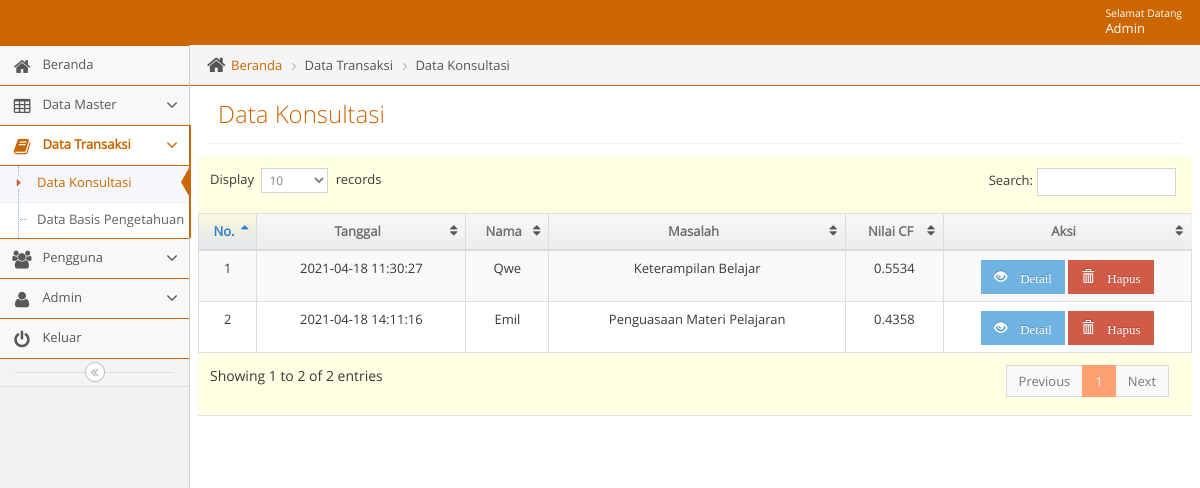
/admin/adminmainapp.php?unit=konsultasi_unit&act=datagrid (signed in), run on an earlier commit of the app's database.
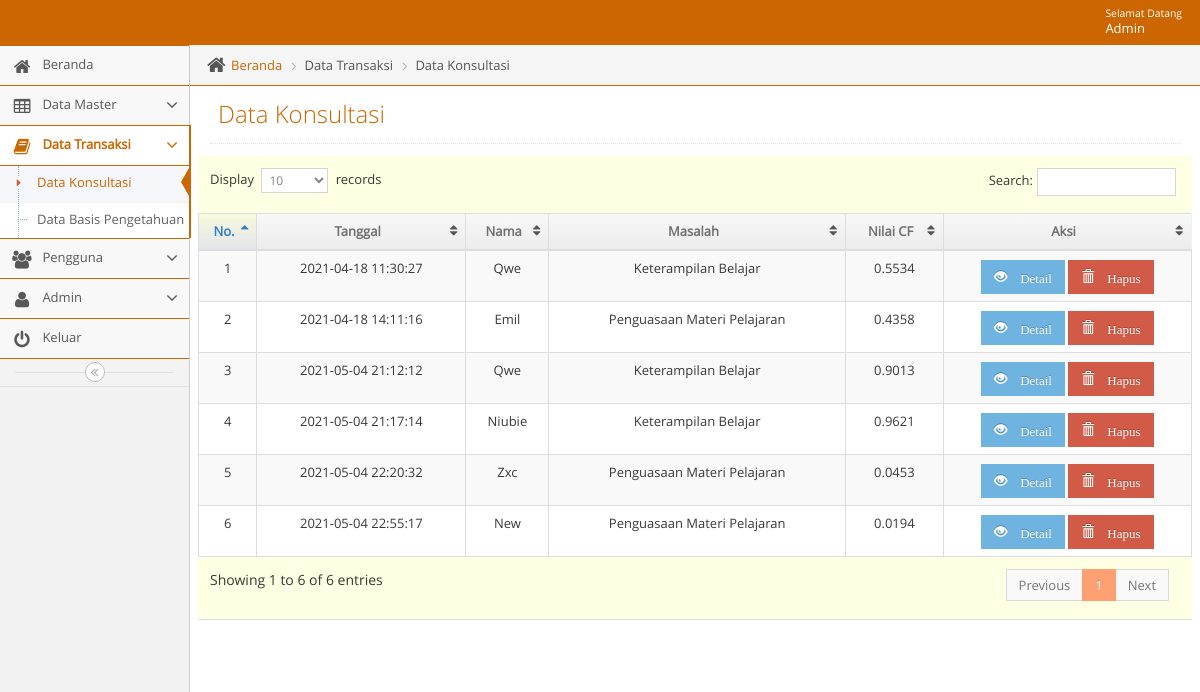
And on a later commit of the database.
### tables this page shows
CREATE TABLE `t_hasil` (
  `kode_hasil` int(11) NOT NULL,
  `bidang_masalah` text NOT NULL,
  `item_masalah` text NOT NULL,
  `nilai_cf` varchar(16) NOT NULL,
  `tanggal` datetime NOT NULL,
  `hasil_id` varchar(11) NOT NULL,
  `kode_siswa` varchar(11) NOT NULL
);

CREATE TABLE `t_siswa` (
  `id_siswa` int(11) NOT NULL,
  `nama_siswa` varchar(100) NOT NULL,
  `jenis_kelamin` enum('Laki-laki','Perempuan') NOT NULL,
  `kelas` varchar(10) NOT NULL,
  `kode_siswa` varchar(11) NOT NULL
);

CREATE TABLE `t_bidang_masalah` (
  `id_bidang_masalah` int(11) NOT NULL,
  `kode_bidang_masalah` varchar(5) NOT NULL,
  `nama_bidang_masalah` varchar(500) NOT NULL,
  `detail_bidang_masalah` varchar(500) NOT NULL,
  `layanan` varchar(500) NOT NULL
);

### admin/unit/konsultasi_unit.php (the view, shortened to what this page needs)
<?php
$act = $_GET['act'];
switch($act){
    case "datagrid":
        ?>
<?php
include("../admin/leftbar.php");
?>
			<div class="main-content">
				<div class="main-content-inner">
					<div class="breadcrumbs ace-save-state" id="breadcrumbs">
						<ul class="breadcrumb">
							<li>
								<i class="ace-icon fa fa-home home-icon"></i>
								<a href="adminmainapp.php?unit=dashboard">Beranda</a>
							</li>
              <li>Data Transaksi</li>
							<li>Data Konsultasi</li>
						</ul>
					</div>
					<div class="page-content">
						<div class="page-header">
							<h1>Data Konsultasi</h1>
						</div>
						<div class="row">
							<div class="col-xs-12">
								<div class="row">
                  <div class="box box-primary">
                    <div class="box-body table-responsive padding">
                      <table id="datatable" class="table table-striped table-bordered table-hover">
                        <thead>
                          <tr>
                            <th style="text-align: center">No.</th>
                            <th style="text-align: center">Tanggal</th>
                            <th style="text-align: center">Nama</th>
                            <th style="text-align: center">Masalah</th>
                            <th style="text-align: center">Nilai CF</th>
                            <th style="text-align: center">Aksi</th>
                          </tr>
                        </thead>
                        <tbody>
                         <?php $no=1;
                          $qdatagrid ="  SELECT
                            t_hasil.kode_hasil, t_hasil.tanggal, t_hasil.nilai_cf, t_hasil.hasil_id,
                            t_bidang_masalah.kode_bidang_masalah, t_bidang_masalah.nama_bidang_masalah,
                            t_siswa.kode_siswa, t_siswa.nama_siswa
                            FROM
                              t_hasil
                            JOIN t_bidang_masalah ON t_hasil.hasil_id = t_bidang_masalah.kode_bidang_masalah
									          JOIN t_siswa ON t_hasil.kode_siswa = t_siswa.kode_siswa";
                            $rdatagrid = mysqli_query($mysqli, $qdatagrid);
                            while($ddatagrid=mysqli_fetch_assoc($rdatagrid)) {
                                echo "
                                <tr>
                                     <td style= text-align:center>$no</td>
                                     <td style= text-align:center>$ddatagrid[tanggal]</td>
                                     <td style= text-align:center>".ucwords("$ddatagrid[nama_siswa]")."</td>
                                     <td style= text-align:center>$ddatagrid[nama_bidang_masalah]</td>
                                     <td style= text-align:center>$ddatagrid[nilai_cf]</td>
                                     <td style=text-align:center>
                                         <a href=?unit=konsultasi_unit&act=update&kode_hasil=$ddatagrid[kode_hasil] class='btn btn-sm btn-info glyphicon glyphicon-eye-open' > Detail</a>
                                         <a href=?unit=konsultasi_unit&act=delete&kode_hasil=$ddatagrid[kode_hasil] class='btn btn-sm btn-danger glyphicon glyphicon-trash' onclick='return confirm(\"Yakin Akan Menghapus Data?\")'> Hapus</a>
                                     </td>
                                </tr>
                                ";
                                $no++;
                             }
                             ?>
                        </tbody>
                      </table>
                    </div>
                  </div>
								</div>
							</div>
						</div>
					</div>
				</div>
			</div>
		<?php
            include("../admin/footer.php");
            ?>
	</body>
</html>
 <?php
        break;
            ?>
  <?php
}

### admin/head.php (shortened to what this page needs)
<?php error_reporting(0);
$page=$_REQUEST['unit'];
$act1=$_REQUEST['act'];
$active='class="active"';
$open='class="active open"';
?>
<!DOCTYPE html>
<html lang="en">
    <head>
        <link rel="stylesheet" href="../css/backend/css/bootstrap.min.css" />
        <link rel="stylesheet" href="../css/backend/font-awesome/4.5.0/css/font-awesome.min.css" />
        <link rel="stylesheet" href="../css/backend/css/ace.min.css" class="ace-main-stylesheet" id="main-ace-style" />
        <link rel="stylesheet" href="../css/backend/css/ace-skins.min.css" />
        <link rel="stylesheet" href="../css/backend/css/ace-rtl.min.css" />
		<link rel='stylesheet prefetch' href='../css/tentang/style.css'>
    </head>

### admin/navbar.php (shortened to what this page needs)
<body class="no-skin">
        <?php
        require_once '../lib/koneksi.php';
        if ($_SESSION['status'] == 'Admin') {
          $qupdate = "SELECT * FROM  t_admin WHERE nama_pengguna = '".$_SESSION['nm_pengguna']."'";
         $rupdate = mysqli_query($mysqli, $qupdate);
         $dupdate = mysqli_fetch_assoc($rupdate);
        }
        else {
          $qupdate = "SELECT * FROM  t_user WHERE nama_pengguna = '".$_SESSION['nm_pengguna']."'";
          $rupdate = mysqli_query($mysqli, $qupdate);
          $dupdate = mysqli_fetch_assoc($rupdate);
        }
        ?>
        <div id="navbar" class="navbar navbar-default ace-save-state">
          <div class="navbar-container ace-save-state" id="navbar-container">
            <div class="navbar-buttons navbar-header pull-right" role="navigation">
              <ul class="nav ace-nav">
                <li class="light-blue dropdown-modal">
                  <a data-toggle="dropdown" href="#" class="dropdown-toggle">
                    <span class="user-info"><small>Selamat Datang</small>  <?php echo ucwords($dupdate['nama']); ?></span>
                  </a>
                </li>
              </ul>
            </div>
        </div>
    </div>

### admin/adminmainapp.php
<?php
   include("../admin/head.php");
?>
<?php
   include("../admin/navbar.php");
?>
<div class="main-container ace-save-state" id="main-container">
<?php
    require_once('content.php');
?>

### admin/content.php (shortened to what this page needs)
<?php
$unit = $_GET['unit'];
if($unit == "produk_unit") {
    require_once 'unit/produk_unit.php';
}
else if($unit == "dashboard") {
    require_once 'unit/dashboard.php';
}
else if($unit == "tentangbidangmasalah_unit") {
    require_once 'unit/tentangbidangmasalah_unit.php';
}
else if($unit == "p_dashboard") {
    require_once 'unit/p_dashboard.php';
}
else if($unit == "p_penyakit_unit") {
    require_once 'unit/p_penyakit_unit.php';
}
else if($unit == "p_cf_unit") {
    require_once 'unit/p_cf_unit.php';
}
else if($unit == "l_penyakit") {
    require_once 'unit/l_penyakit.php';
}
else if($unit == "bidang_masalah_unit") {
    require_once 'unit/bidang_masalah_unit.php';
}
else if($unit == "item_masalah_unit") {
    require_once 'unit/item_masalah_unit.php';
}
else if($unit == "dbp_unit") {
    require_once 'unit/dbp_unit.php';
}
else if($unit == "admin_unit") {
    require_once 'unit/admin_unit.php';
}
else if($unit == "pengguna_unit") {
    require_once 'unit/pengguna_unit.php';
}
else if($unit == "l_gejala") {
    require_once 'unit/l_gejala.php';
}
else if($unit == "l_dbp") {
    require_once 'unit/l_dbp.php';
}
else if($unit == "l_konsultasi_d") {
    require_once 'unit/l_konsultasi_d.php';
}
else if($unit == "konsultasi_unit") {
    require_once 'unit/konsultasi_unit.php';
}

### admin/leftbar.php (shortened to what this page needs)
<div id="sidebar" class="sidebar responsive ace-save-state">
  <ul class="nav nav-list" >
      <?php
                                  if ($_SESSION['status'] == "Admin"){
                                    ?>
    <li <?php if ($page=='dashboard') {echo $active;}?>>
        <a href="adminmainapp.php?unit=dashboard">
        <i class="menu-icon fa fa-home"></i>
        <span class="menu-text"> Beranda </span>
      </a>
    </li>
    <li  <?php if ($page=='bidang_masalah_unit' or $page=='item_masalah_unit' or $page=='tentangbidangmasalah_unit') {echo $open;}?>>
      <a href="#" class="dropdown-toggle">
        <i class="menu-icon fa fa-table"></i>
        <span class="menu-text"> Data Master </span>
        <b class="arrow fa fa-angle-down"></b>
      </a>
    </li>
    <li  <?php if ($page=='dbp_unit' or $page=='konsultasi_unit') {echo $open;}?>>
      <a href="#" class="dropdown-toggle">
        <i class="menu-icon fa fa-book"></i>
        <span class="menu-text"> Data Transaksi </span>
        <b class="arrow fa fa-angle-down"></b>
      </a>
      <ul class="submenu">
          <li <?php if ($page=='konsultasi_unit' && $act1=='datagrid') {echo $active;}?>>
            <a href="adminmainapp.php?unit=konsultasi_unit&act=datagrid"><i class="menu-icon fa fa-caret-right"></i>Data Konsultasi</a>
          </li>
          <li <?php if ($page=='dbp_unit' && $act1=='datagrid') {echo $active;}?>>
            <a href="adminmainapp.php?unit=dbp_unit&act=datagrid"><i class="menu-icon fa fa-caret-right"></i>Data Basis Pengetahuan</a>
          </li>
      </ul>
    </li>
    <li <?php if ($page=='pengguna_unit') {echo $open;}?>>
      <a href="#" class="dropdown-toggle">
        <i class="menu-icon fa fa-users"></i>
        <span class="menu-text"> Pengguna </span>
        <b class="arrow fa fa-angle-down"></b>
      </a>
    </li>
    <li <?php if ($page=='admin_unit') {echo $open;}?>>
      <a href="#" class="dropdown-toggle">
        <i class="menu-icon fa fa-user"></i>
        <span class="menu-text"> Admin </span>
        <b class="arrow fa fa-angle-down"></b>
      </a>
    </li>
     <?php
                                }
                                ?>
    <li>
        <a href="logout.php">
        <i class="menu-icon fa fa-power-off"></i>
        <span class="menu-text"> Keluar </span>
      </a>
    </li>
  </ul>
  <div class="sidebar-toggle sidebar-collapse" id="sidebar-collapse">
    <i id="sidebar-toggle-icon" class="ace-icon fa fa-angle-double-left ace-save-state" data-icon1="ace-icon fa fa-angle-double-left" data-icon2="ace-icon fa fa-angle-double-right"></i>
  </div>
</div>

### admin/footer.php (shortened to what this page needs)
  <div class="space-20"></div>
</div>

### css/tentang/style.css (style rules this page uses)
html { font-family:sans-serif; -ms-text-size-adjust:100%; -webkit-text-size-adjust:100% }
body { margin:0 }
a { background-color:transparent }
b,strong { font-weight:700 }
h1 { font-size:2em; margin:.67em 0 }
small { font-size:80% }
table { border-collapse:collapse; border-spacing:0 }
td,th { padding:0 }
.border-box,article,body,code,dd,div,dl,dt,fieldset,footer,form,header,html,input[type=email],input[type=password],input[type=tel],input[type=text],input[type=url],li,main,ol,p,pre,section,textarea,ul { box-sizing:border-box }

What changed in the data, as far as the page shows it:
added t_hasil: tanggal "2021-05-04 21:12:12", t_siswa.nama_siswa "Qwe", t_bidang_masalah.nama_bidang_masalah "Keterampilan Belajar", nilai_cf "0.9013"
added t_hasil: tanggal "2021-05-04 21:17:14", t_siswa.nama_siswa "Niubie", t_bidang_masalah.nama_bidang_masalah "Keterampilan Belajar", nilai_cf "0.9621"
added t_hasil: tanggal "2021-05-04 22:20:32", t_siswa.nama_siswa "Zxc", t_bidang_masalah.nama_bidang_masalah "Penguasaan Materi Pelajaran", nilai_cf "0.0453"
added t_hasil: tanggal "2021-05-04 22:55:17", t_siswa.nama_siswa "New", t_bidang_masalah.nama_bidang_masalah "Penguasaan Materi Pelajaran", nilai_cf "0.0194"
Also different on the page:
text written by a page script: "Display records Search: Showing 1 to 2 of 2 entries Previous 1 Next" → "Display records Search: Showing 1 to 6 of 6 entries Previous 1 Next"
